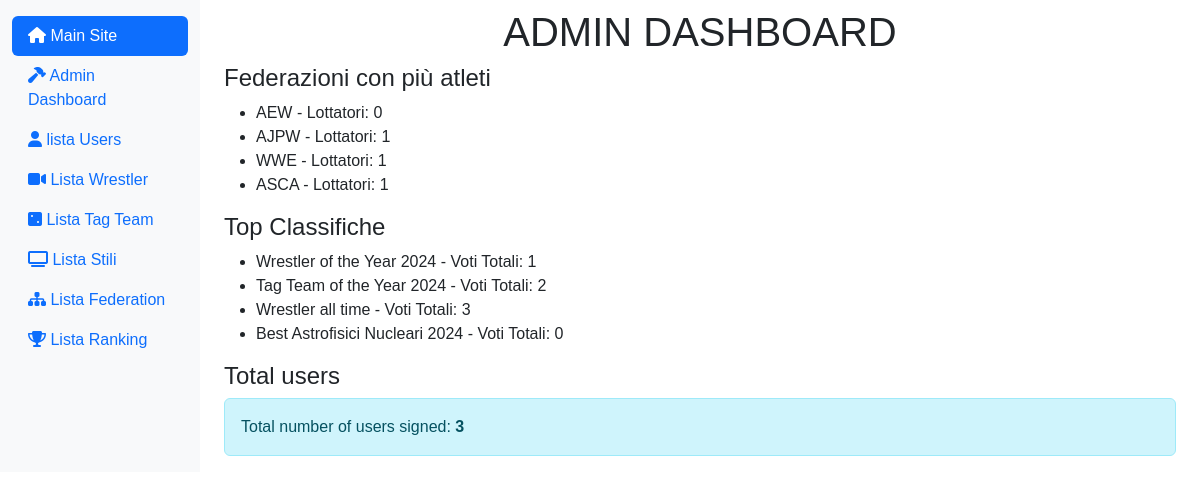
/index.php?page=admin (signed in), run on the app's committed database.
### tables this page shows
CREATE TABLE `federations` (
  `id_federation` int(11) NOT NULL,
  `name` varchar(200) DEFAULT NULL,
  `description` text DEFAULT NULL
);

CREATE TABLE `list_ranking` (
  `id_ranking` int(11) NOT NULL,
  `ranking_name` varchar(200) DEFAULT NULL,
  `description` text DEFAULT NULL,
  `ranking` varchar(255) NOT NULL,
  `status` int(3) DEFAULT NULL,
  `category_id` int(11) DEFAULT NULL,
  `include_inactive` tinyint(1) DEFAULT 0
);

### app/Controllers/FederationController.php (called while the page is built, shortened)
<?php
class FederationController {
    private $federationDAO;
    public function __construct() {
        $this->federationDAO = new FederationDAO();
    }
    public function getWrestlersCountPerFederation() {
        return $this->federationDAO->getWrestlersCountPerFederation();
    }
}

### app/Core/DB.php (called while the page is built, shortened)
<?php
class DB {
    protected function connect (){
        try {
            $localHost = $_ENV['DB_HOST'];
            $dbname = $_ENV['DB_NAME'];
            $user = $_ENV['DB_USER'];
            $pass = $_ENV['DB_PASS'];
            $conn = new PDO("mysql:host=".$localHost.";dbname=".$dbname.";",$user, $pass);
            return $conn;
        } catch (PDOException $e) {
            echo $e->getMessage() . "<br> Database Connection Error";
            die();
        }
    }
}
?>

### app/DAO/FederationDAO.php (called while the page is built, shortened)
<?php
class FederationDAO extends DB {
    public function getWrestlersCountPerFederation() {
        try {
            $sql = "SELECT f.id_federation, f.name, COUNT(w.id_wrestler) AS total_wrestlers
                    FROM federations f
                    LEFT JOIN wrestlers w ON f.id_federation = w.federation_id
                    GROUP BY f.id_federation, f.name";
            $stmt = $this->connect()->prepare($sql);
            $stmt->execute();
            return $stmt->fetchAll(PDO::FETCH_ASSOC);
        } catch (PDOException $e) {
            error_log("PDOException in getWrestlersCountPerFederation: " . $e->getMessage());
            return [];
        }
    }
}

### app/Controllers/RankingController.php (called while the page is built, shortened)
<?php
class RankingController {
    private $rankingDAO;
    public function __construct() {
        $this->rankingDAO = new RankingDAO();
    }
    public function getRankingsWithTotalScores() {
        return $this->rankingDAO->getRankingsWithTotalScores();
    }
}

### app/DAO/RankingDAO.php (called while the page is built, shortened)
<?php
class RankingDAO extends DB {
    public function getRankingsWithTotalScores() {
        try {
            $sql = "SELECT r.id_ranking, r.ranking_name, COUNT(v.id_votes) AS total_votes
                    FROM list_ranking r
                    LEFT JOIN votes v ON r.id_ranking = v.id_ranking
                    GROUP BY r.id_ranking, r.ranking_name
                    ORDER BY r.id_ranking";
            $stmt = $this->connect()->prepare($sql);
            $stmt->execute();
            return $stmt->fetchAll(PDO::FETCH_ASSOC);
        } catch (PDOException $e) {
            error_log("PDOException in getRankingsWithTotalScores: " . $e->getMessage());
            return [];
        }
    }
}

### app/Controllers/UserController.php (called while the page is built, shortened)
<?php
class UserController {
    private $userDAO;
    public function __construct() {
        $this->userDAO = new UserDAO();
    }
    public function getAllUsers() {
        return $this->userDAO->getAllUsers();
    }
}

### app/DAO/UserDao.php (called while the page is built, shortened)
<?php
class UserDAO extends DB {
    public function getAllUsers() {
        try {
            $stmt = $this->connect()->prepare("SELECT * FROM users");
            $stmt->execute();
            return $stmt->fetchAll(PDO::FETCH_ASSOC);
        } catch (PDOException $e) {
            error_log("PDOException in getAllUsers: " . $e->getMessage());
            return [];
        }
    }
}

### resources/Views/admin/admin.php (the view)
<?php
    $rankingsWithScores = $rankingController->getRankingsWithTotalScores();
    $totalUsers = count($userController->getAllUsers());
    $federationsWrestlersCount = $federationController->getWrestlersCountPerFederation();
?>
        <div class="col-md-9 ms-sm-auto col-lg-10 px-md-4">
            <div class="row">
                <h1 class="d-flex justify-content-center text-uppercase mt-2">Admin Dashboard</h1>
            </div>
            <h4>Federazioni con più atleti</h4>
            <div>
                <ul>
                    <?php foreach ($federationsWrestlersCount as $federation): ?>
                        <li><?php echo htmlspecialchars($federation['name']) . " - Lottatori: " . htmlspecialchars($federation['total_wrestlers']); ?></li>
                    <?php endforeach; ?>
                </ul>
            </div>
            <h4>Top Classifiche</h4>
            <div>
                <ul>
                    <?php foreach ($rankingsWithScores as $ranking): ?>
                        <li><?php echo htmlspecialchars($ranking['ranking_name']) . " - Voti Totali: " . htmlspecialchars($ranking['total_votes']); ?></li>
                    <?php endforeach; ?>
                </ul>
            </div>
            <h4>Total users</h4>
            <div id="totalUsers">
                <div class="alert alert-info" role="alert">
                    Total number of users signed: <strong><?php echo $totalUsers; ?></strong>
                </div>
            </div>
        </div>

### data on the page
federations: name "AEW", total_wrestlers "0"
federations: name "AJPW", total_wrestlers "1"
federations: name "WWE", total_wrestlers "1"
federations: name "ASCA", total_wrestlers "1"
list_ranking: ranking_name "Wrestler of the Year 2024", total_votes "1"
list_ranking: ranking_name "Tag Team of the Year 2024", total_votes "2"
list_ranking: ranking_name "Wrestler all time", total_votes "3"
list_ranking: ranking_name "Best Astrofisici Nucleari 2024", total_votes "0"

### other printed values
$totalUsers "3"
